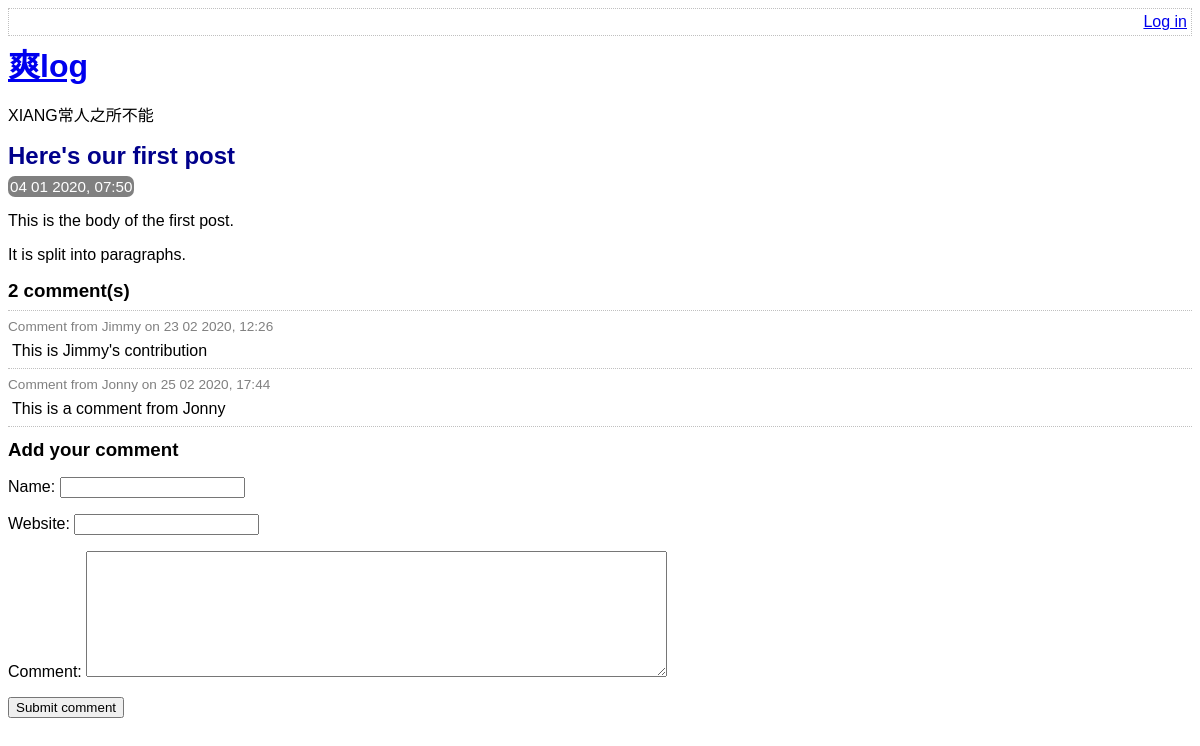
Before: /view_post.php?post_id=1 with the older database file.
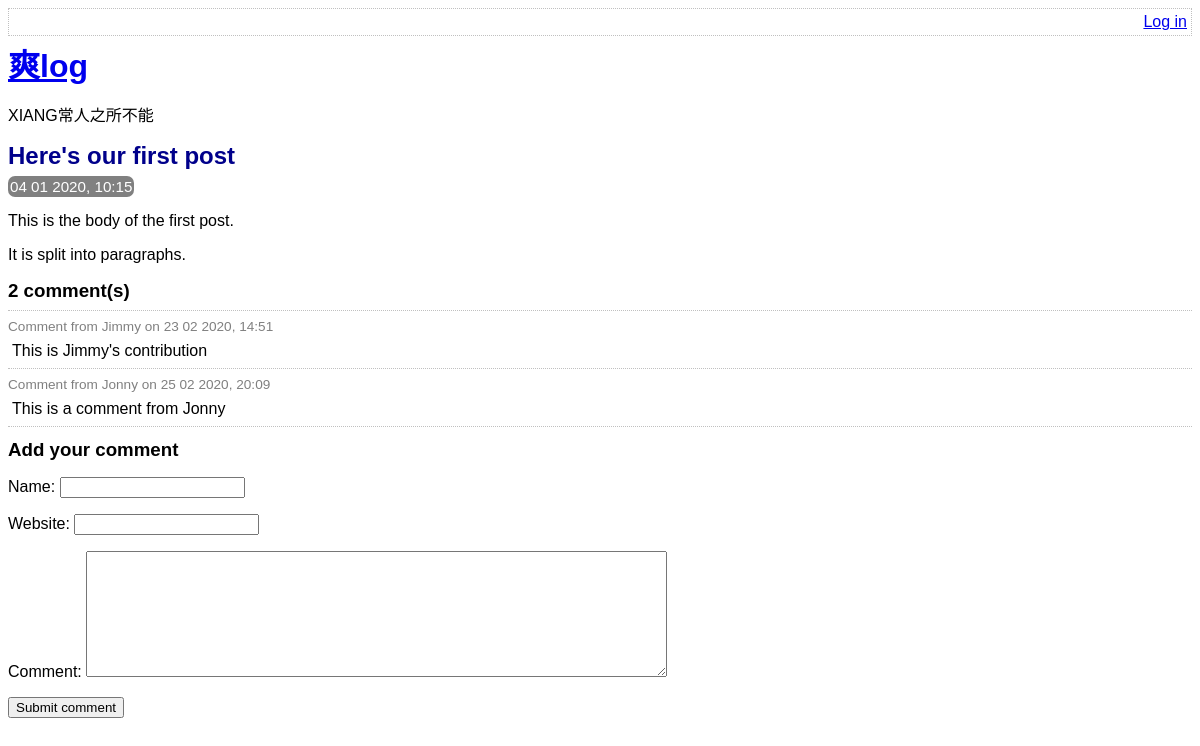
After: the same page with the newer database file.
### tables this page shows
CREATE TABLE post (
    id INTEGER PRIMARY KEY AUTOINCREMENT NOT NULL,
    title VARCHAR NOT NULL,
    body VARCHAR NOT NULL,
    user_id INTEGER NOT NULL,
    created_at VARCHAR NOT NULL,
    updated_at VARCHAR,
    FOREIGN KEY (user_id) REFERENCES user(id)
);

CREATE TABLE comment (
    id INTEGER PRIMARY KEY AUTOINCREMENT NOT NULL,
    post_id INTEGER NOT NULL,
    created_at VARCHAR NOT NULL,
    name VARCHAR NOT NULL,
    website VARCHAR,
    text VARCHAR NOT NULL,
    FOREIGN KEY (post_id) REFERENCES post(id)
);

### lib/view_post.php (called while the page is built, shortened)
<?php
function getPostRow(PDO $pdo, $post_id)
{
    $stmt = $pdo->prepare('SELECT title, created_at, body FROM post WHERE id = :id');
    $result = $stmt->execute(array('id' => $post_id,));
    $row = $stmt->fetch(PDO::FETCH_ASSOC);
    return $row;
}

### view_post.php (the view, shortened to what this page needs)
<?php
require_once 'lib/common.php';
require_once 'lib/view_post.php';
if (isset($_GET['post_id'])) {
    $post_id = $_GET['post_id'];
} else {
    $post_id = 0;
}
$pdo = getPDO();
$row = getPostRow($pdo, $post_id);
?>
<!DOCTYPE html>
<html>
    <head>
        <?php require 'templates/head.php' ?>
    </head>
    <body>
        <?php require 'templates/title.php' ?>
        <div class="post">
            <h2>
                <?php echo htmlEscape($row['title']) ?>
            </h2>
            <div class="date">
                <?php echo convertSqlDate($row['created_at']) ?>
            </div>
            <?php
            echo convertNewlinesToParagraphs($row['body']) ?>
        </div>
        <div class="comment-list">
            <h3><?php echo countCommentsForPost($pdo, $post_id) ?> comment(s)</h3>
            <?php foreach (getCommentsForPost($pdo, $post_id) as $comment) : ?>
                <div class="comment">
                    <div class="comment-meta">
                        Comment from
                        <?php echo htmlEscape($comment['name']) ?>
                        on
                        <?php echo convertSqlDate($comment['created_at']) ?>
                    </div>
                    <div class="comment-body">
                        <?php echo convertNewlinesToParagraphs($comment['text']) ?>
                    </div>
                </div>
            <?php endforeach ?>
        </div>
        <?php require 'templates/comment_form.php' ?>
    </body>
</html>

### lib/common.php (shortened to what this page needs)
<?php
function htmlEscape($html)
{
    return htmlspecialchars($html, ENT_HTML5, 'UTF-8');
}
function convertSqlDate($sqlDate)
{
    $date = DateTime::createFromFormat('Y-m-d H:i:s', $sqlDate);
    return $date->format('d m Y, H:i');
}
function convertNewlinesToParagraphs($text)
{
    $escaped = htmlEscape($text);
    return '<p>' . str_replace("\n", "</p><p>", $escaped . "</p>");
}
function countCommentsForPost(PDO $pdo, $post_id)
{
    $sql = "SELECT COUNT(*) c FROM comment WHERE post_id = :post_id";
    $stmt = $pdo->prepare($sql);
    $stmt->execute(array('post_id' => $post_id,));
    return (int)$stmt->fetchColumn();
}
function getCommentsForPost(PDO $pdo, $post_id)
{
    $sql = "SELECT id, name, text, created_at, website FROM comment WHERE post_id = :post_id";
    $stmt = $pdo->prepare($sql);
    $stmt->execute(array('post_id' => $post_id,));
    return $stmt->fetchAll((PDO::FETCH_ASSOC));
}

Changed rows visible on the page:
changed post "Here's our first post": created_at "04 01 2020, 07:50" → "04 01 2020, 10:15"
changed comment "This is Jimmy's contribution": created_at "23 02 2020, 12:26" → "23 02 2020, 14:51"
changed comment "This is a comment from Jonny": created_at "25 02 2020, 17:44" → "25 02 2020, 20:09"
